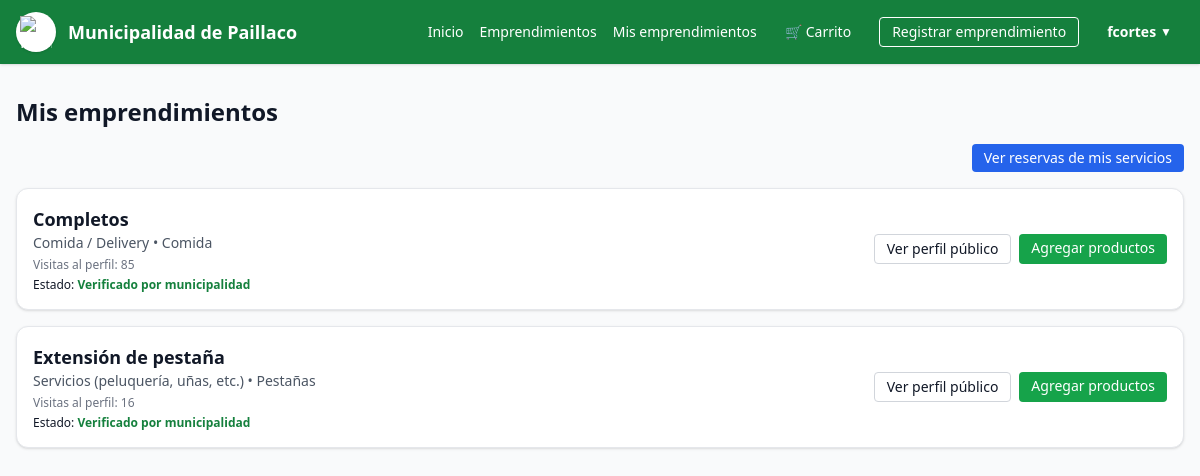
Page /mis-emprendimientos/ (signed in) on the committed database.
### accounts/models.py (models this page shows)
class User(AbstractUser):
    class Roles(models.TextChoices):
        CIUDADANO = "citizen", "Ciudadano"
        EMPRENDEDOR = "entrepreneur", "Emprendedor"
        ADMIN_MUNI = "admin_muni", "Admin. Municipal"
    role = models.CharField(
        max_length=20, choices=Roles.choices, default=Roles.CIUDADANO
    )

### marketplace/models.py (models this page shows, shortened)
class Emprendimiento(models.Model):
    CATEGORIAS = [
        ("comida", "Comida / Delivery"),
        ("ropa", "Ropa / Boutique"),
        ("tienda", "Tienda general"),
        ("alimentos", "Alimentos"),
        ("servicios", "Servicios (peluquería, uñas, etc.)"),
        ("otros", "Otros"),
    ]
    owner = models.ForeignKey(
        settings.AUTH_USER_MODEL,
        on_delete=models.CASCADE,
        related_name="emprendimientos"
    )
    nombre = models.CharField(max_length=150)
    categoria = models.CharField(max_length=30, choices=CATEGORIAS)
    rubro = models.CharField(max_length=150, blank=True)
    descripcion = models.TextField(blank=True)
    direccion = models.CharField(max_length=200, blank=True)
    telefono = models.CharField(max_length=30, blank=True)
    email_contacto = models.EmailField(blank=True)
    sitio_web = models.URLField(blank=True)
    imagen = models.ImageField(upload_to="emprendimientos/", blank=True, null=True)
    imagen1 = models.ImageField(upload_to="emprendimientos/", blank=True, null=True)
    imagen2 = models.ImageField(upload_to="emprendimientos/", blank=True, null=True)
    imagen3 = models.ImageField(upload_to="emprendimientos/", blank=True, null=True)
    permite_agendar = models.BooleanField(default=False)
    permite_compras = models.BooleanField(default=False)
    is_verified = models.BooleanField(default=False)
    visitas = models.IntegerField(default=0)
    creado_en = models.DateTimeField(auto_now_add=True)

### marketplace/views.py (the view)
# urls.py: path("mis-emprendimientos/", marketplace_views.mis_emprendimientos, name="mis_emprendimientos"),
@login_required
def mis_emprendimientos(request):
    emprendimientos = Emprendimiento.objects.filter(owner=request.user)
    return render(request, "marketplace/mis_emprendimientos.html", {"emprendimientos": emprendimientos})

### marketplace/context_processors.py (called while the page is built)
def carrito_count(request):
    carrito = request.session.get("carrito", {})
    total = 0
    for item in carrito.values():
        cantidad = item.get("cantidad", 1)
        total += cantidad
    return {"carrito_count": total}

def carrito_context(request):
    count = 0
    if request.user.is_authenticated:
        count = CarritoItem.objects.filter(user=request.user).count()
    else:
        cart = request.session.get("cart", [])
        count = sum(item.get("cantidad", 1) for item in cart)
    return {"carrito_count": count}

### templates/marketplace/mis_emprendimientos.html
{% extends "base.html" %}
{% block content %}
<h1 class="text-2xl font-bold mb-4">Mis emprendimientos</h1>
{% if emprendimientos %}
  <div class="flex justify-end mb-4">
    <a href="{% url 'reservas_emprendedor' %}"
       class="px-3 py-1 rounded bg-blue-600 text-white text-sm hover:bg-blue-700">
      Ver reservas de mis servicios
    </a>
  </div>
  <div class="space-y-4">
    {% for e in emprendimientos %}
      <article class="bg-white rounded-xl border shadow p-4 flex flex-col md:flex-row md:items-center md:justify-between gap-3">
        <div>
          <h2 class="font-semibold text-lg">{{ e.nombre }}</h2>
          <p class="text-sm text-gray-600">
            {{ e.get_categoria_display }}{% if e.rubro %} • {{ e.rubro }}{% endif %}
          </p>
          <p class="text-xs text-gray-500 mt-1">
            Visitas al perfil: {{ e.visitas }}
          </p>
          <p class="text-xs mt-1">
            Estado:
            {% if e.is_verified %}
              <span class="text-green-700 font-semibold">Verificado por municipalidad</span>
            {% else %}
              <span class="text-yellow-700 font-semibold">Pendiente de verificación</span>
            {% endif %}
          </p>
        </div>
        <div class="flex flex-wrap gap-2 text-sm">
          <a href="{% url 'emprendimiento_detalle' e.pk %}"
             class="px-3 py-1 rounded border border-gray-300 hover:bg-gray-50">
            Ver perfil público
          </a>
          <a href="{% url 'producto_crear' e.pk %}"
             class="px-3 py-1 rounded bg-green-600 text-white hover:bg-green-700">
            Agregar productos
          </a>
        </div>
      </article>
    {% endfor %}
  </div>
{% else %}
  <p class="text-gray-600">Aún no tienes emprendimientos registrados.</p>
  <a href="{% url 'emprendimiento_registrar' %}"
     class="inline-block mt-3 px-4 py-2 bg-green-600 text-white rounded">
    Registrar mi primer emprendimiento
  </a>
{% endif %}
{% endblock %}

### templates/base.html (shortened to what this page needs)
{% load static %}
<!doctype html>
<html lang="es">
<head>
  <script src="https://cdn.tailwindcss.com"></script>
  <link rel="stylesheet" href="https://cdn.jsdelivr.net/npm/swiper@11/swiper-bundle.min.css" />
</head>
<body class="bg-gray-50 text-gray-900">
  <header class="bg-green-700 text-white shadow">
    <nav class="mx-auto max-w-7xl px-4 py-3 flex items-center justify-between">
      <a href="{% url 'home' %}" class="flex items-center gap-3">
        <div class="h-10 w-10 rounded-full bg-white flex items-center justify-center shadow">
          <img
            src="https://www.munipaillaco.cl/wp-content/themes/munipaillaco-theme/images/logo_muni_transparente.png"
            alt="Municipalidad de Paillaco"
            class="h-8 w-8 object-contain"
          />
        </div>
        <span class="font-semibold text-white text-lg">
          Municipalidad de Paillaco
        </span>
      </a>
      <div class="flex items-center gap-4 text-sm">
        <a href="{% url 'home' %}" class="hover:text-gray-200">Inicio</a>
        <a href="{% url 'directory' %}" class="hover:text-gray-200">Emprendimientos</a>
        {% if user.is_authenticated %}
          <a href="{% url 'mis_emprendimientos' %}" class="hover:text-gray-200">Mis emprendimientos</a>
          <a href="{% url 'ver_carrito' %}"
             class="flex items-center gap-1 px-3 py-1 rounded hover:bg-green-800">
            <span>🛒</span>
            {% if carrito_count and carrito_count > 0 %}
              <span>Carrito ({{ carrito_count }})</span>
            {% else %}
              <span>Carrito</span>
            {% endif %}
          </a>
          <a href="{% url 'emprendimiento_registrar' %}"
             class="px-3 py-1 border border-white rounded font-medium hover:bg-green-600 hover:text-white">
            Registrar emprendimiento
          </a>
          <div class="relative group">
            <button class="px-3 py-1 rounded hover:bg-green-800 flex items-center gap-1">
              <span class="font-semibold">{{ user.username }}</span>
              <span class="text-xs">▼</span>
            </button>
          </div>
        {% else %}
          <a href="/cuenta/ingresar/" class="px-3 py-1 rounded hover:bg-green-800">Ingresar</a>
          <a href="{% url 'signup' %}"
             class="px-3 py-1 bg-white text-green-700 rounded font-medium hover:bg-gray-100">
            Crear cuenta
          </a>
        {% endif %}
      </div>
    </nav>
  </header>
  <main class="mx-auto max-w-7xl px-4 py-8">
    {% block content %}{% endblock %}
  </main>
</body>
</html>

### rows in the picture
User: username "fcortes"
Emprendimiento: nombre "Completos", categoria "Comida / Delivery", rubro "Comida", visitas "85", is_verified "Verificado por municipalidad"
Emprendimiento: nombre "Extensión de pestaña", categoria "Servicios (peluquería, uñas, etc.)", rubro "Pestañas", visitas "16", is_verified "Verificado por municipalidad"
